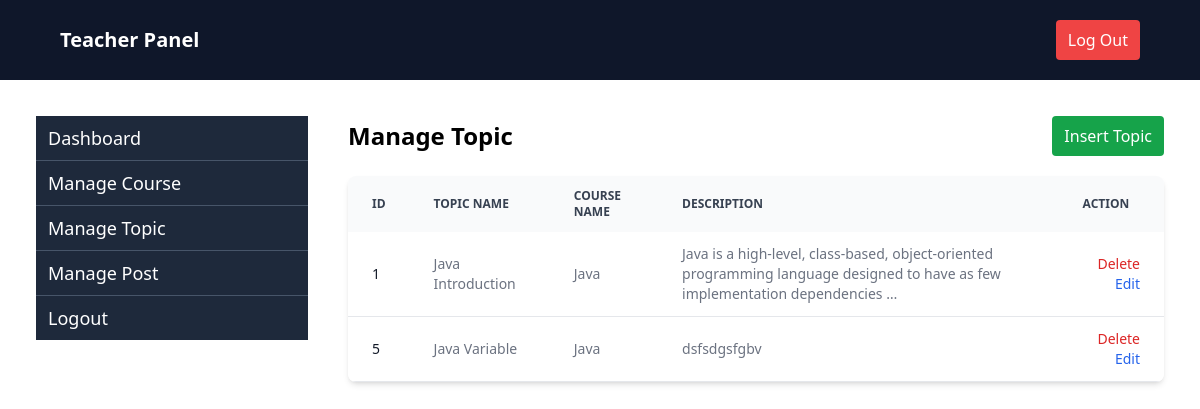
/manageTeacherTopic (signed in), run on the app's committed database.
### tutorial/models.py (models this page shows, shortened)
class Topic(models.Model):
    course = models.ForeignKey(Course, on_delete=models.CASCADE, null=True, blank=True, related_name='topics')
    slug = models.SlugField(blank=True, null=True)
    topic_name = models.CharField(max_length=200)
    description = models.TextField()

class Course(models.Model):
    name = models.CharField(max_length=200)
    slug = models.SlugField(blank=True, null=True)
    description = models.TextField(blank=True, null=True)
    image = models.ImageField(upload_to="media/", blank=True, null=True)
    created_at = models.DateTimeField(auto_now_add=True)
    user = models.ForeignKey(User, on_delete=models.CASCADE, null=True, blank=True)

### tutorial/teacher_views.py (the view)
# urls.py: path('manageTeacherTopic', manageTeacherTopic, name='manageTeacherTopic'),
@login_required
def manageTeacherTopic(request):
    topics = Topic.objects.select_related('course').filter(course__user = request.user)
    return render(request, 'teacher/manageTeacherTopic.html', {'topics':topics})

### tutorial/templates/teacher/manageTeacherTopic.html
{% extends "teacher/teacherbase.html" %}
{% block content %}
<div class="flex flex-1 justify-between items-center">
    <h2 class="text-2xl font-semibold ">Manage Topic </h2>
    <a href="{% url 'insertTeacherTopic' %}" class="text-white bg-green-600 px-3 py-2 rounded">Insert Topic</a>
</div>
<div class="relative overflow-x-auto shadow-md sm:rounded-lg mt-5">
    <table class="w-full text-sm text-left rtl:text-right text-gray-500 dark:text-gray-400">
        <thead class="text-xs text-gray-700 uppercase bg-gray-50 dark:bg-gray-700 dark:text-gray-400">
            <tr>
                <th scope="col" class="px-6 py-3">
                    Id
                </th>
                <th scope="col" class="px-6 py-3">Topic Name</th>
                <th scope="col" class="px-6 py-3">Course Name</th>
                <th scope="col" class="px-6 py-3">Description</th>
                <th scope="col" class="px-6 py-3 text-right pr-[5%]">
                    Action
                </th>
            </tr>
        </thead>
        <tbody>
            {% for topic in topics %}
            <tr class="bg-white border-b dark:bg-gray-800 dark:border-gray-700 hover:bg-gray-50 dark:hover:bg-gray-600">
                <th scope="row" class="px-6 py-3 font-medium text-gray-900 whitespace-nowrap dark:text-white">
                    {{ topic.id }}
                </th>
                <td class="px-6 py-3 text-sm">{{topic.topic_name}}</td>
                <td class="px-6 py-3 text-sm">{{topic.course.name}}</td>
                <td class="px-6 py-3 text-sm ">{{ topic.description|truncatewords:15}}</td>
                <td class="px-6 py-3 text-right space-x-4">
                    <a href="{% url 'deleteTeacherTopic' topic.id %}"
                        class="font-medium text-red-600 dark:text-red-500 hover:underline">Delete</a>
                    <a href="{% url 'editTeacherTopic' topic.id %}"
                        class="font-medium text-blue-600 dark:text-blue-500 hover:underline">Edit</a>
                </td>
            </tr>
            {% empty %}
            <tr>
                <td colspan="3" class="px-6 py-4 text-center text-gray-500 dark:text-gray-400">
                    No Topics found.
                </td>
            </tr>
            {% endfor %}
        </tbody>
    </table>
</div>
{% endblock %}

### data on the page
Topic: id "1", topic_name "Java Introduction", course.name "Java", description "Java is a high-level, class-based, object-oriented programming language designed to have as few implementation dependencies …"
Topic: id "5", topic_name "Java Variable", course.name "Java", description "dsfsdgsfgbv"
